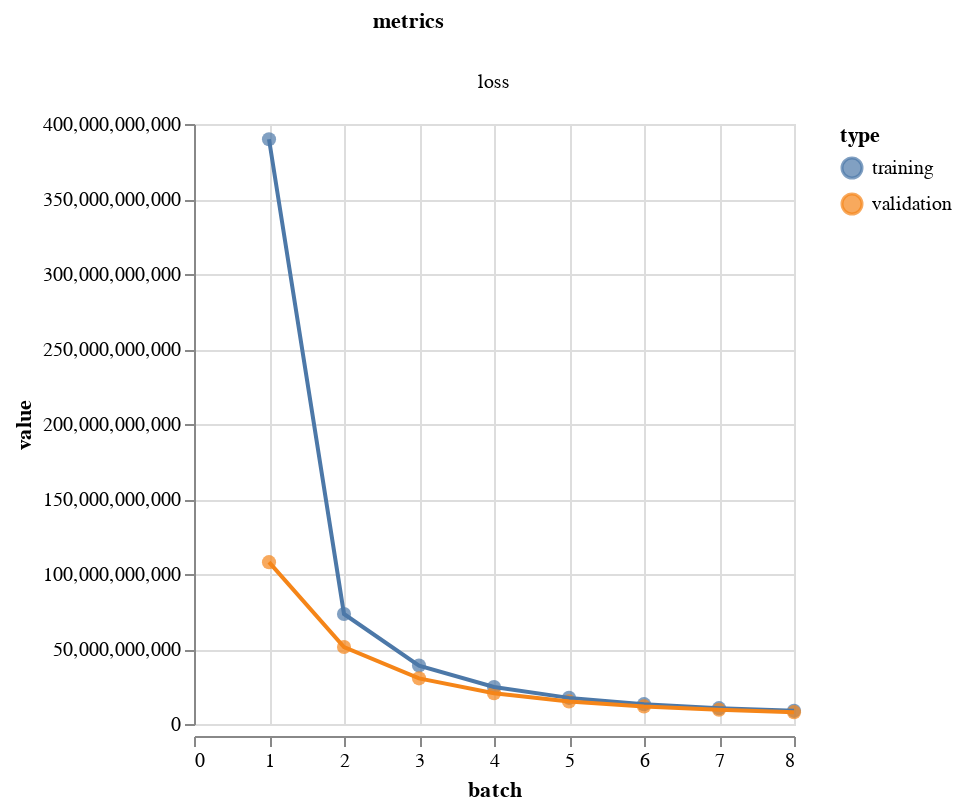

Notebook code for this chart:
### Code cell
vis.metrics(output.history)

### Figure 1 — Vega-Lite specification as saved in the notebook (floating-point values rounded to 4 significant figures)
{"config": {"view": {"continuousWidth": 400, "continuousHeight": 300}}, "data": {"name": "data-e70ae0f00a33d666b191cb3038e6926e"}, "facet": {"column": {"type": "nominal", "field": "metrics"}}, "spec": {"layer": [{"mark": {"type": "circle", "size": 50}, "encoding": {"color": {"type": "nominal", "field": "type"}, "tooltip": [{"type": "quantitative", "field": "batch"}, {"type": "quantitative", "field": "value"}], "x": {"type": "quantitative", "field": "batch"}, "y": {"type": "quantitative", "field": "value"}}, "height": 300, "width": 300}, {"mark": "line", "encoding": {"color": {"type": "nominal", "field": "type"}, "x": {"type": "quantitative", "field": "batch"}, "y": {"type": "quantitative", "field": "value"}}, "height": 300, "width": 300}]}, "resolve": {"scale": {"y": "independent"}}, "$schema": "https://vega.github.io/schema/vega-lite/v4.8.1.json", "datasets": {"data-e70ae0f00a33d666b191cb3038e6926e": [{"batch": 1, "value": 389800000000.0, "type": "training", "metrics": "loss"}, {"batch": 2, "value": 73340000000.0, "type": "training", "metrics": "loss"}, {"batch": 3, "value": 38950000000.0, "type": "training", "metrics": "loss"}, {"batch": 4, "value": 24670000000.0, "type": "training", "metrics": "loss"}, {"batch": 5, "value": 17420000000.0, "type": "training", "metrics": "loss"}, {"batch": 6, "value": 13230000000.0, "type": "training", "metrics": "loss"}, {"batch": 7, "value": 10570000000.0, "type": "training", "metrics": "loss"}, {"batch": 8, "value": 8760000000.0, "type": "training", "metrics": "loss"}, {"batch": 1, "value": 107900000000.0, "type": "validation", "metrics": "loss"}, {"batch": 2, "value": 51340000000.0, "type": "validation", "metrics": "loss"}, {"batch": 3, "value": 30440000000.0, "type": "validation", "metrics": "loss"}, {"batch": 4, "value": 20540000000.0, "type": "validation", "metrics": "loss"}, {"batch": 5, "value": 15070000000.0, "type": "validation", "metrics": "loss"}, {"batch": 6, "value": 11710000000.0, "type": "validation", "metrics": "loss"}, {"batch": 7, "value": 9470000000.0, "type": "validation", "metrics": "loss"}, {"batch": 8, "value": 7889000000.0, "type": "validation", "metrics": "loss"}]}}
